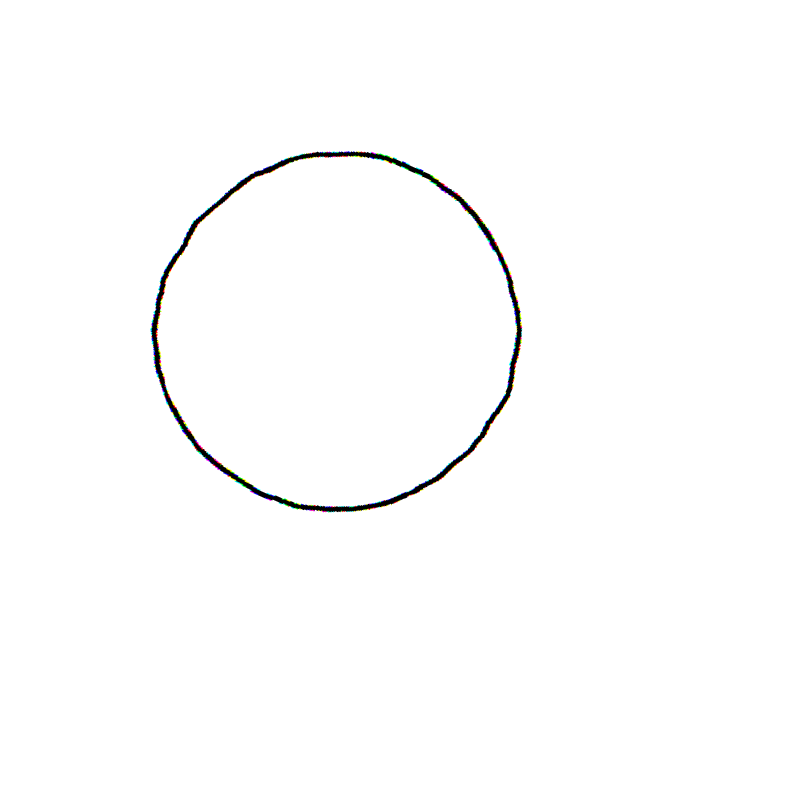
#> input picture data/sample/cg/0181_Circle.png, 800 x 800 px; its folder holds only this picture in this run
$ python -i extract_features.py   (imports and definitions only)   (Python 2 division)   (older library calls are emulated)
#> lines starting #> are read from the running program, lines starting #| are printed output that depends on the picture; after the words box and inside, x2 and y2 are one past the last pixel; in counts of white or black regions, pixels touching at a corner belong together
import os
import cv2
import numpy as np
from matplotlib import pyplot as plt
from commons import *


def thinness(cnt):
    area = cv2.contourArea(cnt)
    perimeter = cv2.arcLength(cnt, True)
    return perimeter ** 2 / float(area)


def extent(cnt):
    area = cv2.contourArea(cnt)
    rect = cv2.minAreaRect(cnt)
    ((x, y), (w, h), r) = rect
    rect_area = w * h
    return area / float(rect_area)


def dist(x, y):
    return np.sqrt((x[0] - y[0]) ** 2 + (x[1] - y[1]) ** 2)


def corners(kps):
    if len(kps) == 0:
        return 0

    points = []
    for kp in kps:
        points.append(kp.pt)
    points.sort()

    eps = 30
    unique_points = [points[0]]
    for i in range(1, len(points)):
        p = points[i]
        unique_flag = True
        for j in unique_points:
            if dist(p, j) < eps:
                unique_flag = False
        if unique_flag:
            unique_points.append(p)

    return len(unique_points)


def fmt_float(x):
    return '{0:.3f}'.format(x)


def process_image(img_file, multi=False):
#> called with img_file = '../data/sample/cg/0181_Circle.png', multi = False
    features = {}

    img = cv2.imread(img_file)
#> img is the input picture: shape (800, 800, 3); mean B, G, R 252.8, 252.8, 252.8
    img = cv2.cvtColor(img, cv2.COLOR_BGR2GRAY)
#> img: shape (800, 800)

    # kernel = np.ones((5,5),np.float32)/25
    # img = cv2.filter2D(img, -1, kernel)

    ret, thresh = cv2.threshold(img, 127, 255, 0)
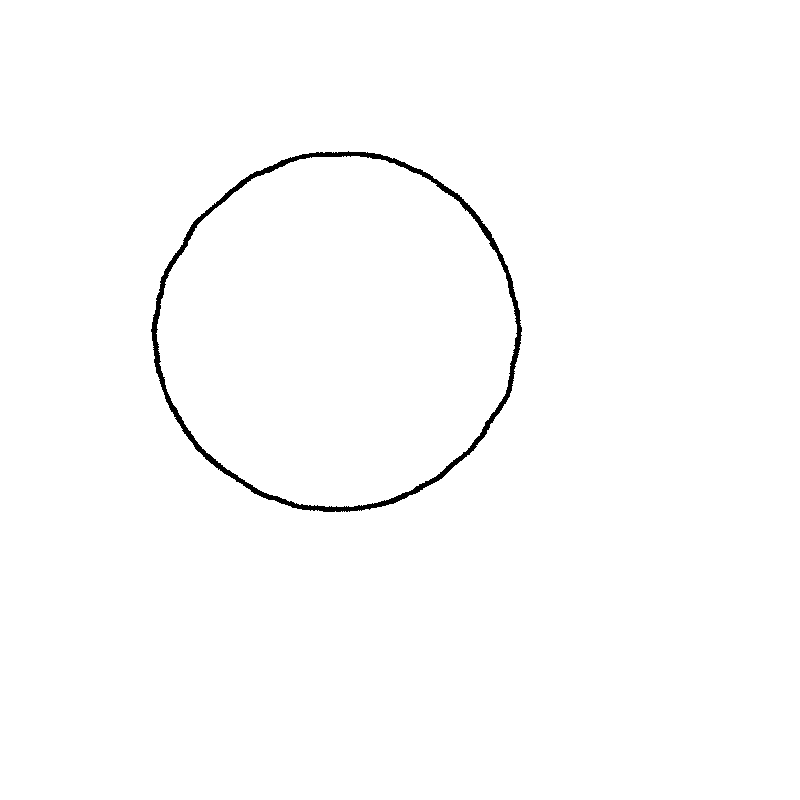
#> thresh: shape (800, 800); 99.1% white; 1 black region
    contours, hierarchy = cv2.findContours(thresh, cv2.RETR_TREE, cv2.CHAIN_APPROX_SIMPLE)
#> contours = 3 contours; box (x1, y1, x2, y2) and area: (0, 0, 800, 800) 638401, (150, 150, 523, 513) 103899, (156, 156, 517, 507) 97257
    contour = contours[1]
#> contour = contour of 665 points, box (x1, y1, x2, y2) (150, 150, 523, 513), area 103899

    features['Thinness'] = fmt_float(thinness(contour))
#> in thinness, `area = cv2.contourArea(cnt)`: area = 103899
#> in thinness, `perimeter = cv2.arcLength(cnt, True)`: perimeter = 1270.6
    features['Extent'] = fmt_float(extent(contour))
#> in extent, `area = cv2.contourArea(cnt)`: area = 103899
#> in extent, `rect = cv2.minAreaRect(cnt)`: rect = ((336.9, 332.2), (367.7, 358.5), -40.6)
#> in extent, `((x, y), (w, h), r) = rect`: x = 336.9; y = 332.2; w = 367.7; h = 358.5; r = -40.6
#> in extent, `rect_area = w * h`: rect_area = 131811.2

    sift = cv2.SIFT()
    kps = sift.detect(img, None)
#> kps = 183 keypoints; strongest (x, y, size): (404, 495, 4.7), (517, 312, 4.5), (501, 259, 4.4), (518, 320, 4.2)
    features['Corners'] = str(corners(kps))
#> the loop in corners, `for kp in kps:` made 183 passes
#> kp on passes 1 to 3: keypoint at (150.4, 326.5), size 2.2, keypoint at (151.4, 318.2), size 3, keypoint at (154.1, 369), size 2.6
#> after the loop in corners, `for kp in kps:`: points = 183 pairs, first value 150.4 to 522.6, second value 150.6 to 513.1
#> in corners, `unique_points = [points[0]]`: unique_points = [(150.4, 326.5)]
#> the loop in corners, `for i in range(1, len(points)):` made 182 passes
#> p on passes 1 to 3: (151.4, 318.2), (154.1, 369), (156, 374.8)
#> after the loop in corners, `for i in range(1, len(points)):`: unique_points = 29 pairs, first value 150.4 to 513.6, second value 150.6 to 511

    # [14 lines of commented-out code are left out]

    return features


def extract(input_dir, output_file):
    f_output = open(output_file, 'w')
    f_output.write(','.join(feature_list) + ',index,label\n')

    error_list = []
    for (index, input_file) in enumerate(os.listdir(input_dir)):
        if not input_file.endswith('.png'):
            continue
        print 'extracting feature from {0}'.format(input_file)
        label = input_file.split('.')[0].split('_')[1]
        try:
            features = process_image(os.path.join(input_dir, input_file))
        except:
            error_list.append(input_file)
            features = ['FAIL']
        feature_values = [features[f] for f in feature_list] + [str(index+1), label]
        f_output.write(','.join(feature_values) + '\n')

    print '\nCompleted.\nFailed:\n'
    for e in error_list:
        print e
    f_output.close()


# [3 lines not run here, left out]

>>> result = process_image('../data/sample/cg/0181_Circle.png')
#> result = {'Thinness': '15.539', 'Extent': '0.788', 'Corners': '29'}

$ run again, on data/sample/cg/0182_Circle.png
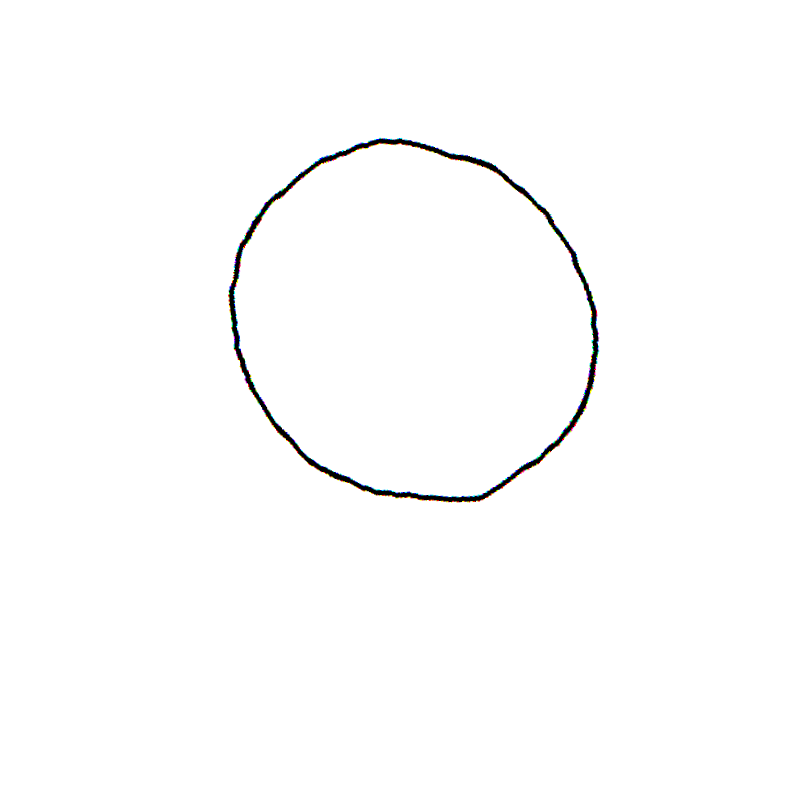
#> input picture data/sample/cg/0182_Circle.png, 800 x 800 px
#> in process_image, img is the input picture: shape (800, 800, 3); mean B, G, R 252.8, 252.8, 252.8
#> img: shape (800, 800)
#> in process_image, `ret, thresh = cv2.threshold(img, 127, 255, 0)`:
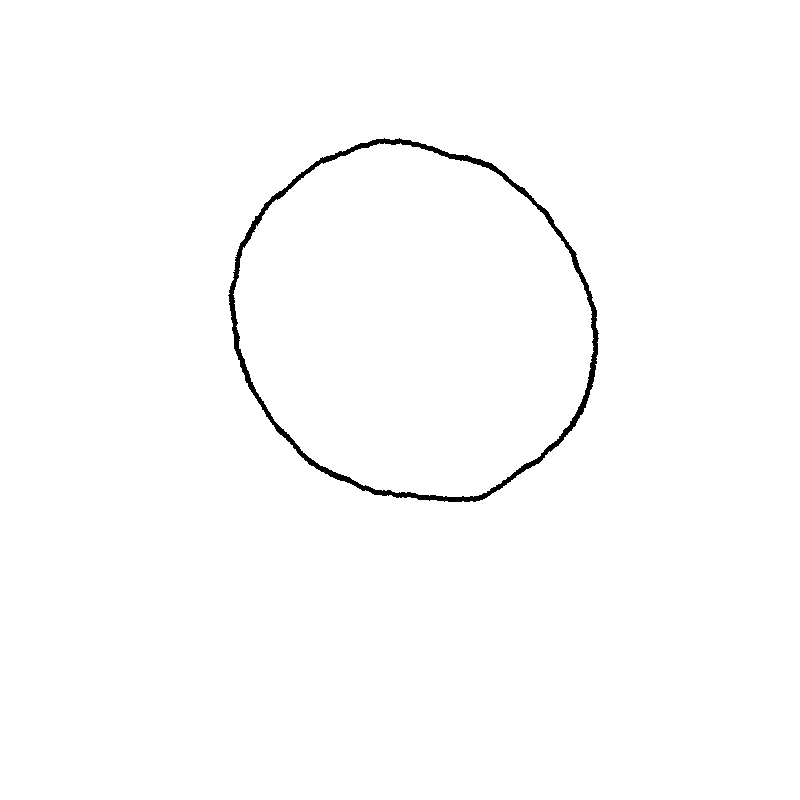
#> thresh: shape (800, 800); 99.1% white; 1 black region
#> contours = 3 contours; box (x1, y1, x2, y2) and area: (0, 0, 800, 800) 638401, (227, 137, 600, 503) 103908, (233, 143, 594, 497) 97252
#> contour = contour of 626 points, box (x1, y1, x2, y2) (227, 137, 600, 503), area 103908
#> in thinness, `area = cv2.contourArea(cnt)`: area = 103908.5
#> perimeter = 1271.3
#> in extent, `area = cv2.contourArea(cnt)`: area = 103908.5
#> rect = ((412.3, 321.8), (349.5, 376.4), -34.02)
#> x = 412.3; y = 321.8; w = 349.5; h = 376.4; r = -34.02
#> rect_area = 131569
#> kps = 236 keypoints; strongest (x, y, size): (586, 287, 4.1), (311, 462, 5), (551, 221, 4.4), (506, 178, 4.2)
#> the loop in corners, `for kp in kps:` made 236 passes
#> kp on passes 1 to 3: keypoint at (228, 297.9), size 1.8, keypoint at (228.1, 288.7), size 2, keypoint at (228.6, 307.3), size 2.3
#> after the loop in corners, `for kp in kps:`: points = 236 pairs, first value 228 to 599.1, second value 137 to 502.7
#> in corners, `unique_points = [points[0]]`: unique_points = [(228, 297.9)]
#> the loop in corners, `for i in range(1, len(points)):` made 235 passes
#> p on passes 1 to 3: (228.1, 288.7), (228.6, 307.3), (230, 316.1)
#> after the loop in corners, `for i in range(1, len(points)):`: unique_points = 31 pairs, first value 228 to 589.4, second value 146.5 to 502.7
#> result = {'Thinness': '15.553', 'Extent': '0.790', 'Corners': '31'}

$ run again, on data/sample/cg/0183_Circle.png
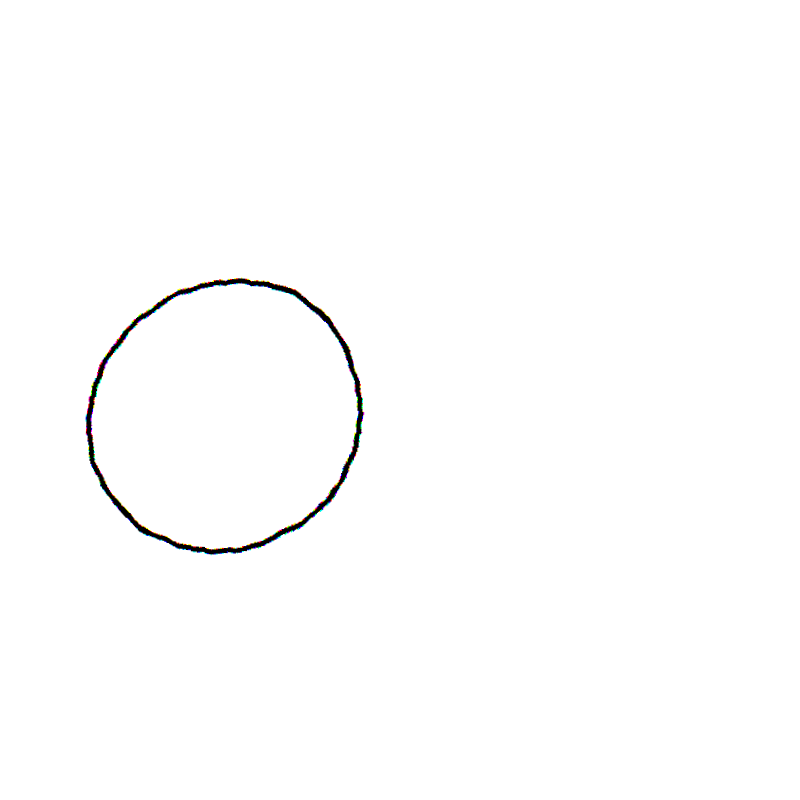
#> input picture data/sample/cg/0183_Circle.png, 800 x 800 px
#> in process_image, img is the input picture: shape (800, 800, 3); mean B, G, R 253.3, 253.3, 253.3
#> img: shape (800, 800)
#> in process_image, `ret, thresh = cv2.threshold(img, 127, 255, 0)`:
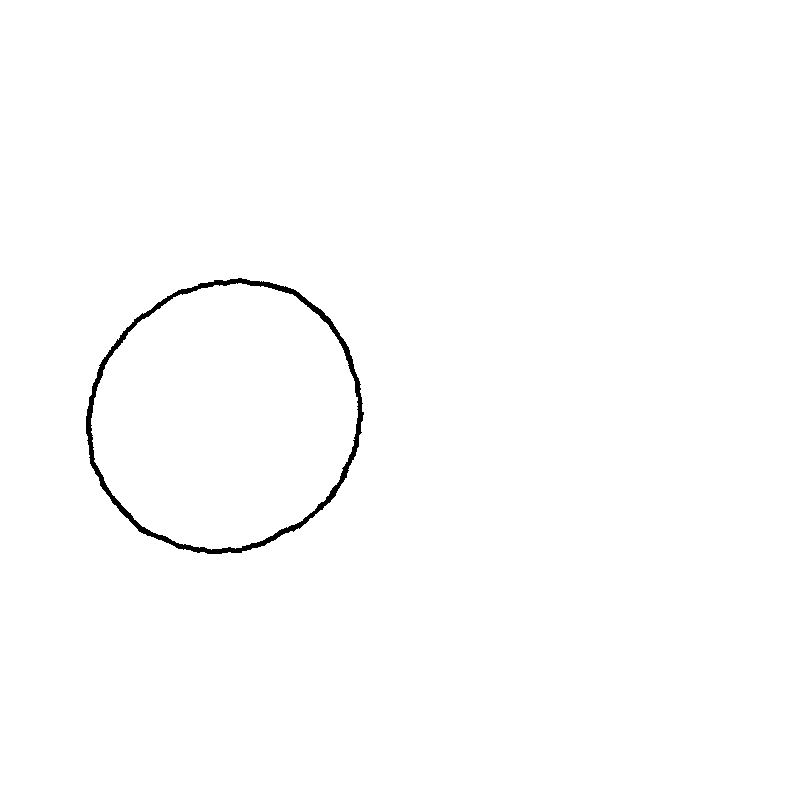
#> thresh: shape (800, 800); 99.3% white; 1 black region
#> contours = 3 contours; box (x1, y1, x2, y2) and area: (0, 0, 800, 800) 638401, (85, 277, 365, 555) 59756, (91, 283, 358, 550) 54713
#> contour = contour of 418 points, box (x1, y1, x2, y2) (85, 277, 365, 555), area 59756
#> in thinness, `area = cv2.contourArea(cnt)`: area = 59756
#> perimeter = 949.7
#> in extent, `area = cv2.contourArea(cnt)`: area = 59756
#> rect = ((225.4, 417.1), (285.3, 267.8), -34.51)
#> x = 225.4; y = 417.1; w = 285.3; h = 267.8; r = -34.51
#> rect_area = 76385.3
#> kps = 143 keypoints; strongest (x, y, size): (321, 506, 5.1), (312, 515, 4), (116, 502, 4.9), (103, 485, 4.9)
#> the loop in corners, `for kp in kps:` made 143 passes
#> kp on passes 1 to 8: keypoint at (85.9, 436.8), size 2.5, keypoint at (88, 455.6), size 2, keypoint at (89.8, 393.7), size 2.6, keypoint at (92.5, 432.4), size 2.5, keypoint at (93, 380), size 2.5, keypoint at (93.4, 440.7), size 2, keypoint at (94.1, 445), size 1.9, keypoint at (94.4, 449.1), size 1.9
#> after the loop in corners, `for kp in kps:`: points = 143 pairs, first value 85.9 to 364, second value 279.3 to 553.2
#> in corners, `unique_points = [points[0]]`: unique_points = [(85.9, 436.8)]
#> the loop in corners, `for i in range(1, len(points)):` made 142 passes
#> p on passes 1 to 8: (88.02, 455.6), (89.83, 393.7), (92.5, 432.4), (92.98, 380), (93.45, 440.7), (94.1, 445), (94.43, 449.1), (95.49, 460.9)
#> after the loop in corners, `for i in range(1, len(points)):`: unique_points = 23 items, first 6: (85.9, 436.8), (89.83, 393.7), (96.13, 477.7), (104.4, 354.8), (115, 507.3), (124.3, 328.5)
#> result = {'Thinness': '15.092', 'Extent': '0.782', 'Corners': '23'}

$ run again, on data/sample/cg/0184_Circle.png
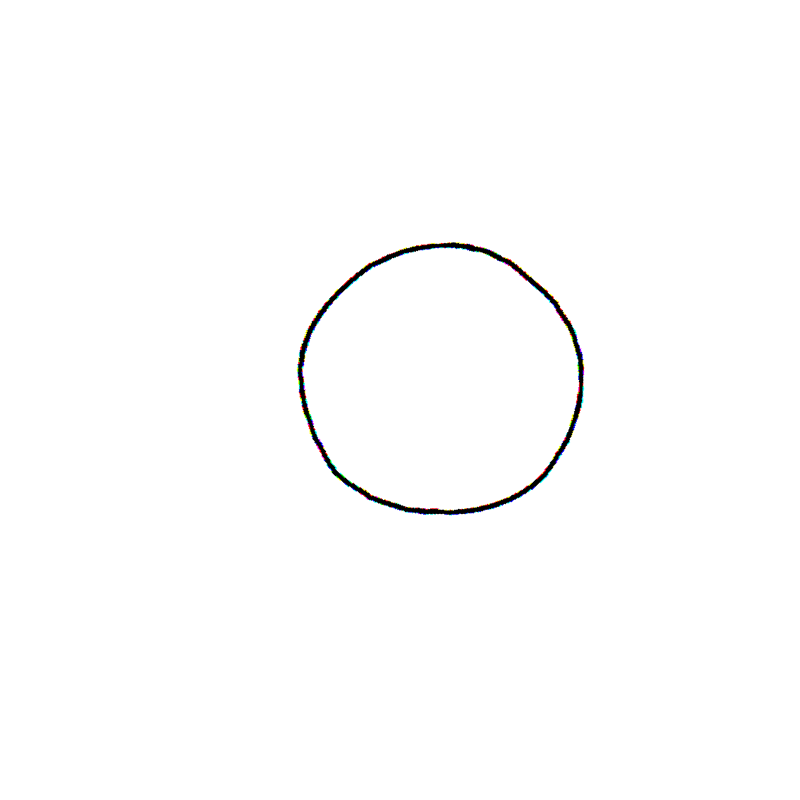
#> input picture data/sample/cg/0184_Circle.png, 800 x 800 px
#> in process_image, img is the input picture: shape (800, 800, 3); mean B, G, R 253.3, 253.3, 253.3
#> img: shape (800, 800)
#> in process_image, `ret, thresh = cv2.threshold(img, 127, 255, 0)`:
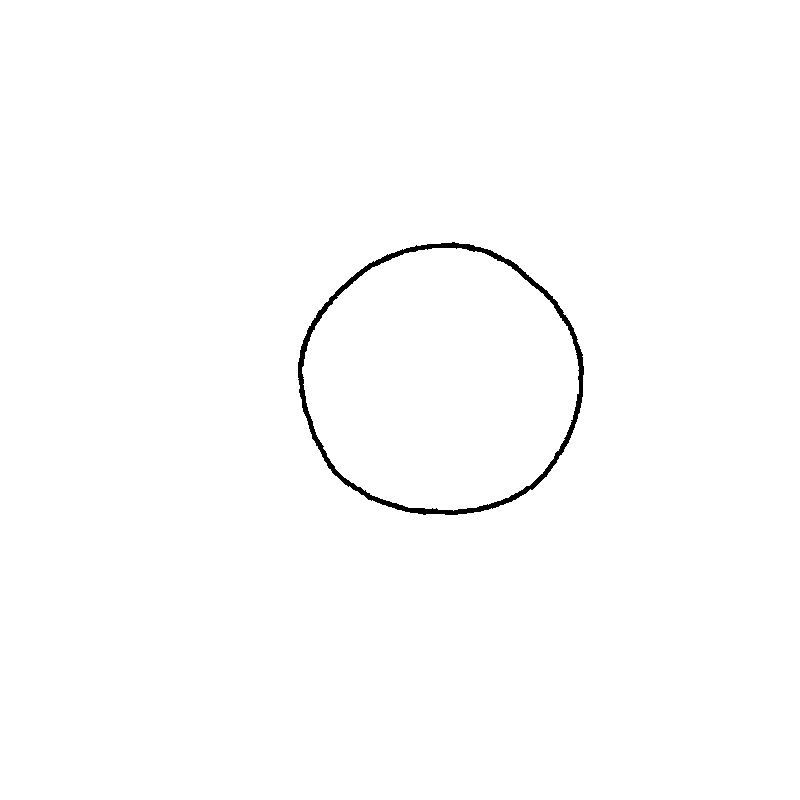
#> thresh: shape (800, 800); 99.3% white; 1 black region
#> contours = 3 contours; box (x1, y1, x2, y2) and area: (0, 0, 800, 800) 638401, (297, 241, 585, 516) 61462, (302, 248, 579, 511) 56392
#> contour = contour of 407 points, box (x1, y1, x2, y2) (297, 241, 585, 516), area 61462
#> in thinness, `area = cv2.contourArea(cnt)`: area = 61462.5
#> perimeter = 950.2
#> in extent, `area = cv2.contourArea(cnt)`: area = 61462.5
#> rect = ((441, 379.1), (287.2, 273.5), -4.57)
#> x = 441; y = 379.1; w = 287.2; h = 273.5; r = -4.57
#> rect_area = 78546.5
#> kps = 138 keypoints; strongest (x, y, size): (499, 258, 4.6), (354, 487, 4.3), (515, 267, 4.6), (508, 262, 4.6)
#> the loop in corners, `for kp in kps:` made 138 passes
#> kp on passes 1 to 8: keypoint at (296.5, 374.7), size 2.2, keypoint at (296.9, 360.9), size 3.1, keypoint at (297.9, 356.5), size 2.4, keypoint at (299, 348.9), size 2, keypoint at (300.4, 400), size 2, keypoint at (300.8, 363.6), size 4.6, keypoint at (300.8, 363.6), size 4.6, keypoint at (303.5, 368.2), size 2.8
#> after the loop in corners, `for kp in kps:`: points = 138 pairs, first value 296.5 to 584.6, second value 242.3 to 514.5
#> in corners, `unique_points = [points[0]]`: unique_points = [(296.5, 374.7)]
#> the loop in corners, `for i in range(1, len(points)):` made 137 passes
#> p on passes 1 to 8: (296.9, 360.9), (297.9, 356.5), (299, 348.9), (300.4, 400), (300.8, 363.6), (300.8, 363.6), (303.5, 368.2), (303.6, 374.4)
#> after the loop in corners, `for i in range(1, len(points)):`: unique_points = 23 items, first 6: (296.5, 374.7), (304.4, 405.1), (309.5, 324), (319.1, 436.4), (326.9, 299.5), (329.5, 470.4)
#> result = {'Thinness': '14.691', 'Extent': '0.782', 'Corners': '23'}
